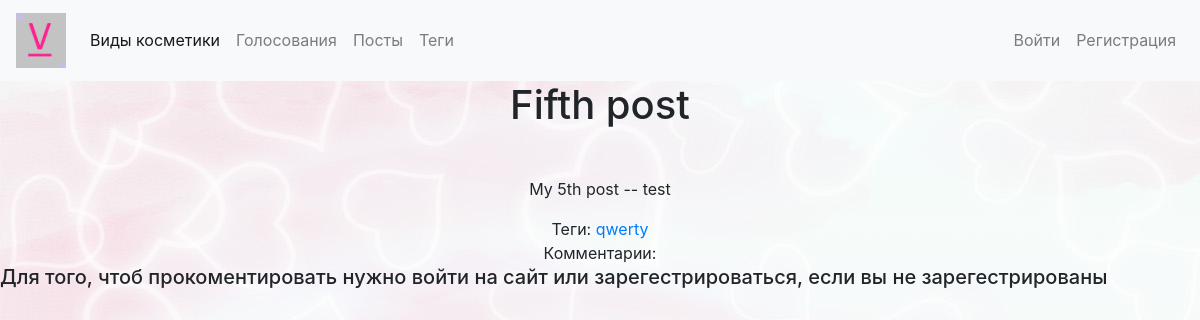
Before: /posts/post/fifth-post-1579440637 with the older database file.
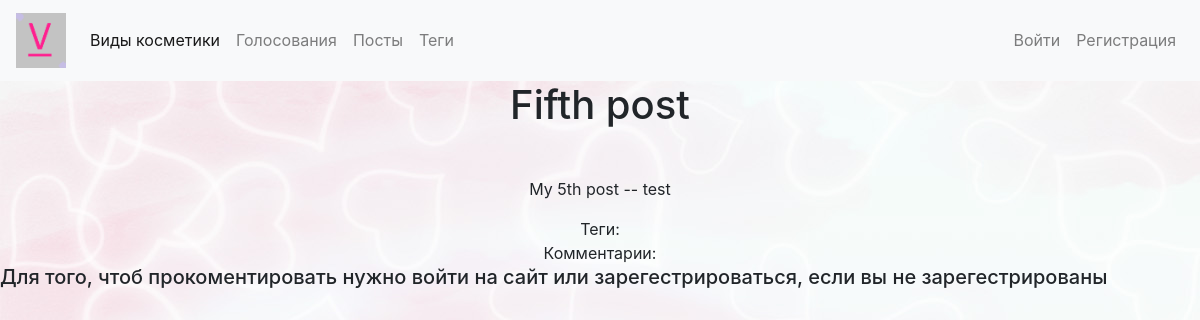
After: the same page with the newer database file.
### postapp/models.py (models this page shows, shortened)
class Tag(models.Model):
    title = models.CharField(max_length=50)
    slug = models.SlugField(max_length=50, unique=True)
    user = models.ForeignKey(User, on_delete=models.CASCADE, default=1)
    def get_absolute_url(self):
        return reverse('postapp:tag_detail', kwargs={'slug': self.slug})

### postapp/views.py (the view, shortened to what this page needs)
# urls.py: path('post/<str:slug>',views.PostDetail.as_view(),name='post_detail'),
class PostDetail(View):
    def get(self,request,slug):
        post = Post.objects.get(slug=slug)
        form = CommentForm()
        return render(request,'postapp/post_detail.html',context={'post':post,'form':form})

### postapp/templates/postapp/post_detail.html (shortened to what this page needs)
{% extends 'base.html' %}
{% block content %}
<h1 class="mb-5" style="text-align: center;">{{post.title}}</h1>
<p style="text-align: center;">{{post.body}} -- {{post.user}}</p>
<div style="text-align: center;">
        Теги:
        {% for tag in post.tags.all %}
            <a href="{{tag.get_absolute_url}}">{{tag.title}}</a>
        {% endfor %}
</div>
<div style="text-align: center;">
        Комментарии:
</div>
{% if user.is_authenticated %}
<form action="{{ post.get_absolute_url }}" method="post">
    {% csrf_token %}
    {% for field in form %}
        <div class="form-group">
            {% if field.errors %}
            <div class="alert alert-danger">
                {{ field.errors }}
            </div>
            {% endif %}
            Прокомментировать:
            {{ field }}
        </div>
    {% endfor %}
    <button type="submit" class="btn btn-primary">Комментировать</button>
</form>
{% else %}
    <h5>Для того, чтоб прокоментировать нужно войти на сайт или зарегестрироваться, если вы не зарегестрированы</h5>
{% endif %}
{% endblock %}

Changed rows visible on the page:
removed Tag: title "qwerty"
